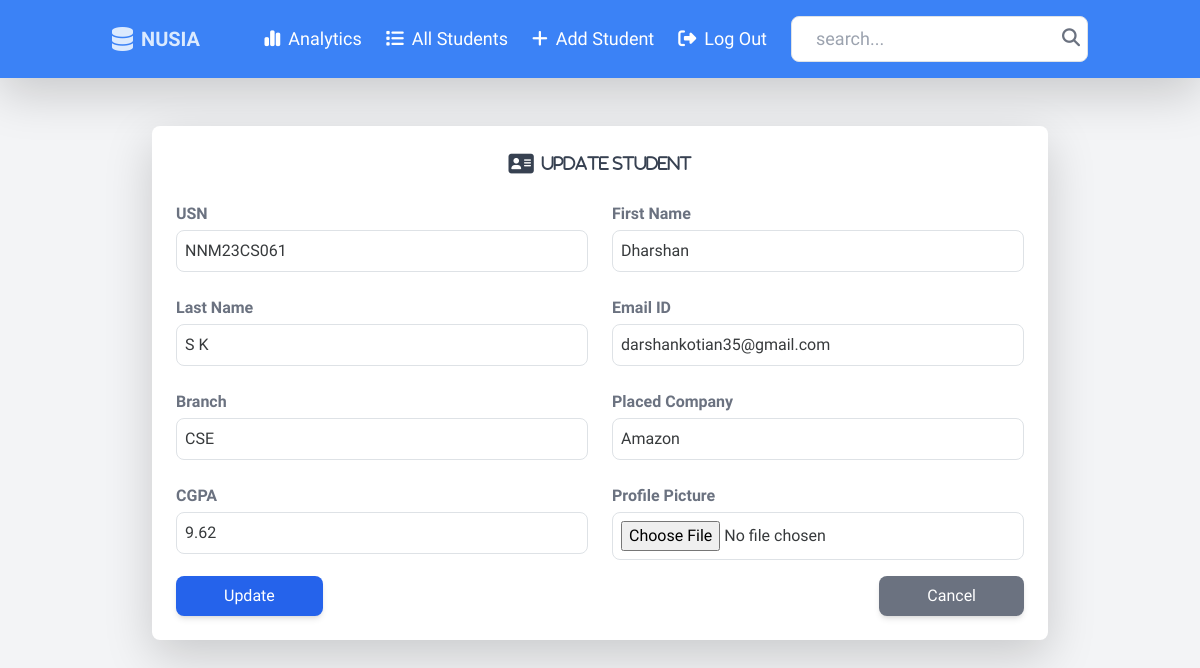
Page /update/1/ (signed in) on the committed database.
### info/models.py (models this page shows, shortened)
class Student(models.Model):
    usn = models.CharField(max_length=50, unique=True)
    first_name = models.CharField(max_length=50)
    last_name = models.CharField(max_length=50)
    email_id = models.EmailField(null=True , max_length=100)
    branch = models.CharField(max_length=50)
    placed_company = models.CharField(max_length=100)
    cgpa = models.FloatField()
    avatar = models.ImageField(upload_to="static/images",null=True, default="static/images/avatar.svg", blank=True)
    updated = models.DateTimeField(auto_now=True) # Takes time stamp every time a user submits or saves.
    created = models.DateTimeField(auto_now_add=True) #Takes time stamp when we first submit or save(created time).
    def save(self, *args, **kwargs):
        self.full_clean()
        if self.placed_company:
            self.placed_company = self.placed_company.strip().upper()
        if self.branch:
            self.branch = self.branch.strip().upper()
        super().save(*args, **kwargs)
    class Meta:
        ordering = ['-updated', '-created']

### info/views.py (the view)
# urls.py: path('update/<str:pk>/', views.update , name = 'update'),
@login_required(login_url='login')
def update(request , pk):
    if request.method == 'POST':
        student = Student.objects.get(id = pk)
        form = StudentForm(request.POST , request.FILES, instance=student)
        if form.is_valid():
            try:
                form.save()
                context= {'form': form,'student':student,
                          'success':True}
                return render(request, "info/update.html", context)
            except ValidationError as e:
                for field, error in e.message_dict.items():
                    form.add_error(field,error)
    else:
        student = Student.objects.get(id = pk)
        form = StudentForm(instance=student)
    context = {'form':form , "student":student}
    return render(request , 'info/update.html', context)

### info/templates/info/update.html (shortened to what this page needs)
{% extends "main.html" %} {% block content %}
<div class="flex flex-col items-center my-6 px-4">
  {% if success %}
  <div
    class="bg-green-100 border-l-4 border-green-500 text-green-700 p-4 w-full max-w-lg rounded-lg"
  >
    <p>Student Info Updated Successfully</p>
    <a
      href="{% url 'stud-profile' student.id %}"
      class="text-blue-600 font-semibold hover:underline"
      >Go to Profile</a
    >
  </div>
  {% else %}
  <div class="w-full max-w-4xl bg-white shadow-lg rounded-lg p-6 my-6">
    <div
      class="flex flex-col items-center text-center text-lg font-medium mb-4 text-gray-700"
    >
      <p>
        <i class="fa-solid fa-address-card fa-lg mr-2"></i
        ><span class="fa-solid fa-sm">Update Student</span>
      </p>
    </div>
    <form
      action=""
      method="POST"
      enctype="multipart/form-data"
      class="space-y-4"
    >
      <div class="grid grid-cols-1 sm:grid-cols-2 gap-4">
        {% for field in form %}
        <div class="flex flex-col">
          <label class="text-gray-500 font-semibold mb-1"
            >{{ field.label }}</label
          >
          {{ field }}
        </div>
        {% endfor %}
      </div>
      <div class="flex justify-between mt-6">
        <button
          type="submit"
          class="bg-blue-600 text-white px-5 py-2 rounded-lg shadow-md hover:bg-blue-700 transition"
        >
          Update
        </button>
        <a
          href="{% url 'home' %}"
          class="bg-gray-500 text-white px-5 py-2 rounded-lg shadow-md hover:bg-gray-600 transition"
        >
          Cancel
        </a>
      </div>
    </form>
  </div>
  {% endif %}
</div>
{% endblock content %}

### rows in the picture
Student: form "NNM23CS061" "Dharshan" "S K" "darshankotian35@gmail.com" "CSE" "Amazon" "9.62"

### other values in the picture
{{ field.label }} "USN" "First Name" "Last Name" "Email ID" "Branch" "Placed Company" "CGPA" "Profile Picture"
